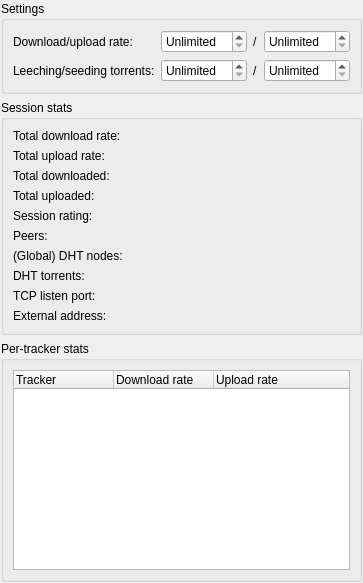
      <widget class="QWidget" name="scrollAreaWidgetContents_3">
       <property name="geometry">
        <rect>
         <x>0</x>
         <y>0</y>
         <width>360</width>
         <height>553</height>
        </rect>
       </property>
       <layout class="QVBoxLayout" name="verticalLayout_6">
        <property name="leftMargin">
         <number>1</number>
        </property>
        <property name="topMargin">
         <number>1</number>
        </property>
        <property name="rightMargin">
         <number>1</number>
        </property>
        <property name="bottomMargin">
         <number>1</number>
        </property>
        <item>
         <widget class="QGroupBox" name="groupBox">
          <property name="sizePolicy">
           <sizepolicy hsizetype="Minimum" vsizetype="Preferred">
            <horstretch>0</horstretch>
            <verstretch>0</verstretch>
           </sizepolicy>
          </property>
          <property name="title">
           <string>Settings</string>
          </property>
          <layout class="QFormLayout" name="formLayout_5">
           <property name="fieldGrowthPolicy">
            <enum>QFormLayout::AllNonFixedFieldsGrow</enum>
           </property>
           <item row="0" column="0">
            <widget class="QLabel" name="label_20">
             <property name="text">
              <string>Download/upload rate:</string>
             </property>
            </widget>
           </item>
           <item row="0" column="1">
            <layout class="QHBoxLayout" name="horizontalLayout_3">
             <item>
              <widget class="QSpinBox" name="OverallDownloadRateController_">
               <property name="specialValueText">
                <string>Unlimited</string>
               </property>
               <property name="accelerated">
                <bool>true</bool>
               </property>
               <property name="suffix">
                <string> kb/s</string>
               </property>
               <property name="minimum">
                <number>0</number>
               </property>
               <property name="maximum">
                <number>10000</number>
               </property>
               <property name="singleStep">
                <number>100</number>
               </property>
               <property name="value">
                <number>0</number>
               </property>
              </widget>
             </item>
             <item>
              <widget class="QLabel" name="label_99">
               <property name="sizePolicy">
                <sizepolicy hsizetype="Fixed" vsizetype="Preferred">
                 <horstretch>0</horstretch>
                 <verstretch>0</verstretch>
                </sizepolicy>
               </property>
               <property name="text">
                <string notr="true">/</string>
               </property>
              </widget>
             </item>
             <item>
              <widget class="QSpinBox" name="OverallUploadRateController_">
               <property name="specialValueText">
                <string>Unlimited</string>
               </property>
               <property name="accelerated">
                <bool>true</bool>
               </property>
               <property name="suffix">
                <string> kb/s</string>
               </property>
               <property name="minimum">
                <number>0</number>
               </property>
               <property name="maximum">
                <number>10000</number>
               </property>
               <property name="singleStep">
                <number>100</number>
               </property>
               <property name="value">
                <number>0</number>
               </property>
              </widget>
             </item>
            </layout>
           </item>
           <item row="1" column="0">
            <widget class="QLabel" name="label_41">
             <property name="text">
              <string>Leeching/seeding torrents:</string>
             </property>
            </widget>
           </item>
           <item row="1" column="1">
            <layout class="QHBoxLayout" name="horizontalLayout_2">
             <item>
              <widget class="QSpinBox" name="DownloadingTorrents_">
               <property name="specialValueText">
                <string>Unlimited</string>
               </property>
               <property name="minimum">
                <number>-1</number>
               </property>
               <property name="maximum">
                <number>1000</number>
               </property>
               <property name="value">
                <number>-1</number>
               </property>
              </widget>
             </item>
             <item>
              <widget class="QLabel" name="label_83">
               <property name="sizePolicy">
                <sizepolicy hsizetype="Fixed" vsizetype="Preferred">
                 <horstretch>0</horstretch>
                 <verstretch>0</verstretch>
                </sizepolicy>
               </property>
               <property name="text">
                <string notr="true">/</string>
               </property>
              </widget>
             </item>
             <item>
              <widget class="QSpinBox" name="UploadingTorrents_">
               <property name="specialValueText">
                <string>Unlimited</string>
               </property>
               <property name="minimum">
                <number>-1</number>
               </property>
               <property name="maximum">
                <number>1000</number>
               </property>
               <property name="value">
                <number>-1</number>
               </property>
              </widget>
             </item>
            </layout>
           </item>
          </layout>
         </widget>
        </item>
        <item>
         <layout class="QHBoxLayout" name="horizontalLayout_5">
          <item>
           <widget class="QGroupBox" name="BoxSessionStats_">
            <property name="title">
             <string>Session stats</string>
            </property>
            <layout class="QFormLayout" name="formLayout_3">
             <property name="fieldGrowthPolicy">
              <enum>QFormLayout::AllNonFixedFieldsGrow</enum>
             </property>
             <item row="0" column="0">
              <widget class="QLabel" name="label_22">
               <property name="text">
                <string>Total download rate:</string>
               </property>
              </widget>
             </item>
             <item row="0" column="1">
              <widget class="QLabel" name="LabelTotalDownloadRate_">
               <property name="text">
                <string/>
               </property>
              </widget>
             </item>
             <item row="1" column="0">
              <widget class="QLabel" name="label_23">
               <property name="text">
                <string>Total upload rate:</string>
               </property>
              </widget>
             </item>
             <item row="1" column="1">
              <widget class="QLabel" name="LabelTotalUploadRate_">
               <property name="text">
                <string/>
               </property>
              </widget>
             </item>
             <item row="2" column="0">
              <widget class="QLabel" name="label_24">
               <property name="text">
                <string>Total downloaded:</string>
               </property>
              </widget>
             </item>
             <item row="2" column="1">
              <widget class="QLabel" name="LabelTotalDownloaded_">
               <property name="text">
                <string/>
               </property>
              </widget>
             </item>
             <item row="3" column="0">
              <widget class="QLabel" name="label_25">
               <property name="text">
                <string>Total uploaded:</string>
               </property>
              </widget>
             </item>
             <item row="3" column="1">
              <widget class="QLabel" name="LabelTotalUploaded_">
               <property name="text">
                <string/>
               </property>
              </widget>
             </item>
             <item row="4" column="0">
              <widget class="QLabel" name="label_18">
               <property name="text">
                <string>Session rating:</string>
               </property>
              </widget>
             </item>
             <item row="4" column="1">
              <widget class="QLabel" name="LabelSessionRating_">
               <property name="text">
                <string/>
               </property>
              </widget>
             </item>
             <item row="5" column="0">
              <widget class="QLabel" name="label_28">
               <property name="text">
                <string>Peers:</string>
               </property>
              </widget>
             </item>
             <item row="5" column="1">
              <widget class="QLabel" name="LabelTotalPeers_">
               <property name="text">
                <string/>
               </property>
              </widget>
             </item>
             <item row="6" column="0">
              <widget class="QLabel" name="label_29">
               <property name="text">
                <string>(Global) DHT nodes:</string>
               </property>
              </widget>
             </item>
             <item row="6" column="1">
              <widget class="QLabel" name="LabelTotalDHTNodes_">
               <property name="text">
                <string/>
               </property>
              </widget>
             </item>
             <item row="7" column="0">
              <widget class="QLabel" name="label_30">
               <property name="text">
                <string>DHT torrents:</string>
               </property>
              </widget>
             </item>
             <item row="7" column="1">
              <widget class="QLabel" name="LabelDHTTorrents_">
               <property name="text">
                <string/>
               </property>
              </widget>
             </item>
             <item row="8" column="0">
              <widget class="QLabel" name="label_31">
               <property name="text">
                <string>TCP listen port:</string>
               </property>
              </widget>
             </item>
             <item row="8" column="1">
              <widget class="QLabel" name="LabelListenPort_">
               <property name="text">
                <string/>
               </property>
              </widget>
             </item>
             <item row="9" column="0">
              <widget class="QLabel" name="label_61">
               <property name="text">
                <string>External address:</string>
               </property>
              </widget>
             </item>
             <item row="9" column="1">
              <widget class="QLabel" name="LabelExternalAddress_">
               <property name="text">
                <string/>
               </property>
              </widget>
             </item>
            </layout>
           </widget>
          </item>
         </layout>
        </item>
        <item>
         <widget class="QGroupBox" name="BoxPerTrackerStats_">
          <property name="title">
           <string>Per-tracker stats</string>
          </property>
          <layout class="QVBoxLayout" name="verticalLayout_5">
           <item>
            <widget class="QTreeWidget" name="PerTrackerStats_">
             <property name="minimumSize">
              <size>
               <width>0</width>
               <height>200</height>
              </size>
             </property>
             <property name="rootIsDecorated">
              <bool>false</bool>
             </property>
             <column>
              <property name="text">
               <string>Tracker</string>
              </property>
             </column>
             <column>
              <property name="text">
               <string>Download rate</string>
              </property>
             </column>
             <column>
              <property name="text">
               <string>Upload rate</string>
              </property>
             </column>
            </widget>
           </item>
          </layout>
         </widget>
        </item>
        <item>
         <spacer name="verticalSpacer_2">
          <property name="orientation">
           <enum>Qt::Vertical</enum>
          </property>
          <property name="sizeHint" stdset="0">
           <size>
            <width>20</width>
            <height>47</height>
           </size>
          </property>
         </spacer>
        </item>
       </layout>
      </widget>
